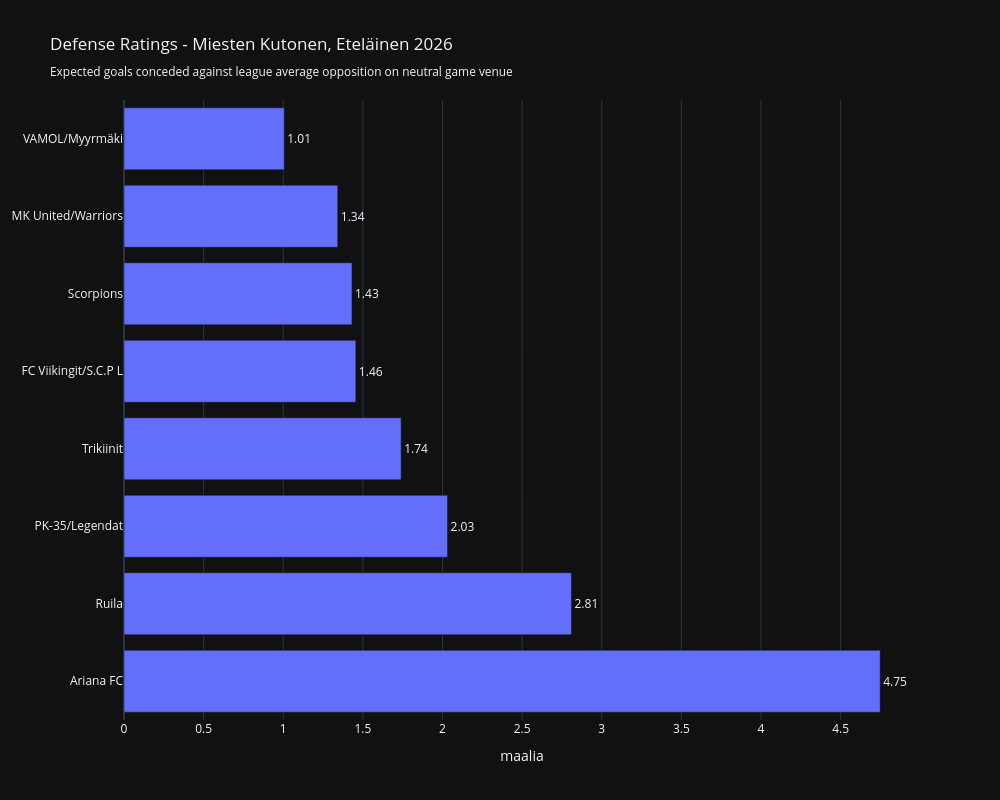

Notebook cell for this chart:
### Code cell
my_x = 'defense_rating'

aux = ratings_df.sort_values(by=my_x, ascending=False if my_x=='defense_rating' else True)

fig = go.Figure()

fig.add_trace(
        go.Bar(
            x=aux[my_x],
            y=aux['team'],#.apply(lambda x: x.split('\\')[0]),
            text=aux[my_x].round(2),
            textposition='outside',
            orientation='h',
            #marker=dict(color = color_list)
        )
)

fig.update_layout(
    width=1000,
    height=800,
    title=f"Defense Ratings - {my_title}<br><sub>Expected goals conceded against league average opposition on neutral game venue<sub>",
    template = 'plotly_dark',
    xaxis_title="maalia",
    showlegend=False
    )

fig.show()

### Figure 1 — Plotly figure (JSON) as saved in the notebook; plotly's stock layout.template omitted (floating-point values rounded to 4 significant figures)
{"data": [{"orientation": "h", "text": [4.75, 2.81, 2.03, 1.74, 1.46, 1.43, 1.34, 1.01], "textposition": "outside", "type": "bar", "x": [4.749, 2.81, 2.032, 1.74, 1.456, 1.432, 1.342, 1.006], "y": ["Ariana FC", "Ruila", "PK-35/Legendat", "Trikiinit", "FC Viikingit/S.C.P L", "Scorpions", "MK United/Warriors", "VAMOL/Myyrmäki"]}], "layout": {"height": 800, "showlegend": false, "title": {"text": "Defense Ratings - Miesten Kutonen, Eteläinen 2026<br><sub>Expected goals conceded against league average opposition on neutral game venue<sub>"}, "width": 1000, "xaxis": {"title": {"text": "maalia"}}}}
